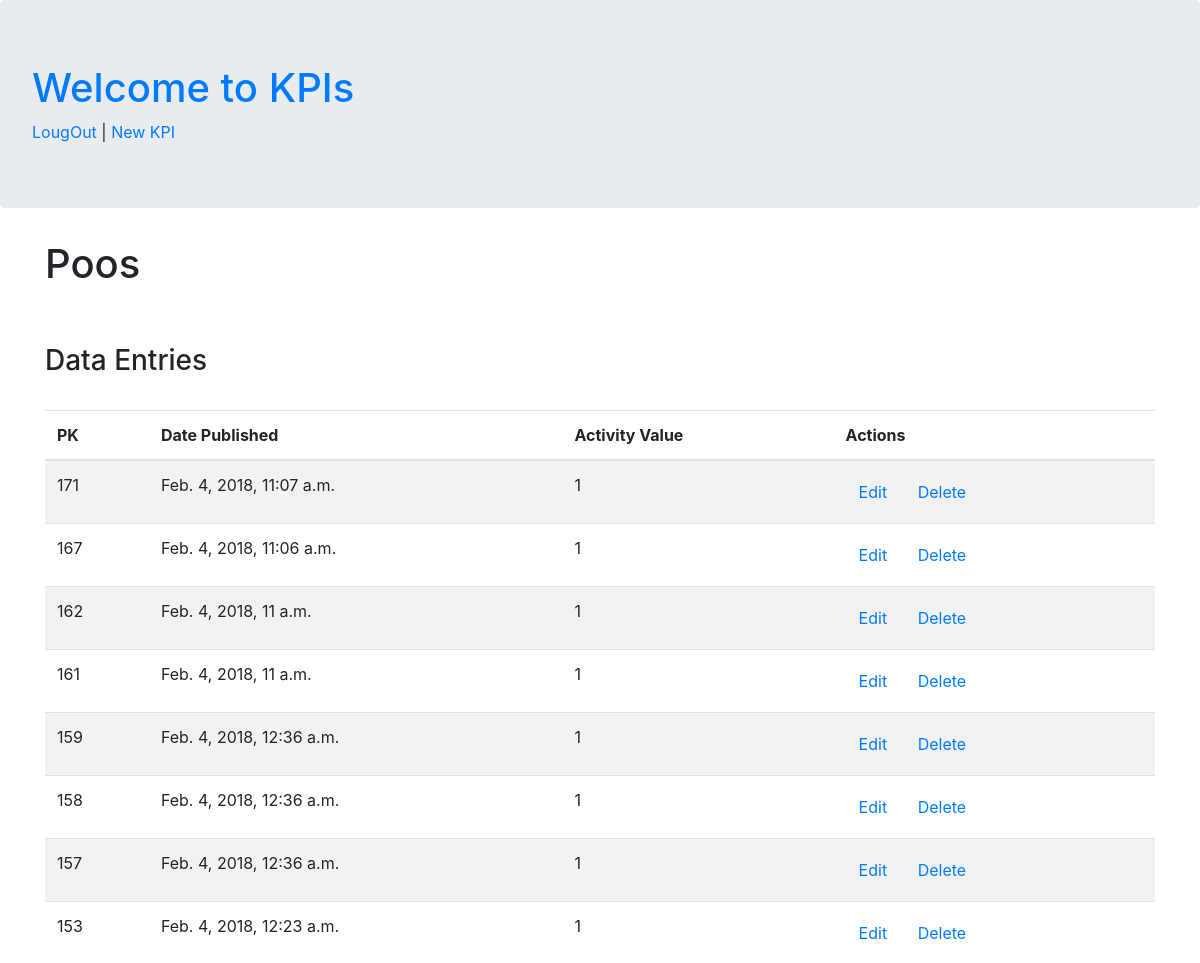
/kpis/2/ (signed in, upper part), run on an earlier commit of the app's database.
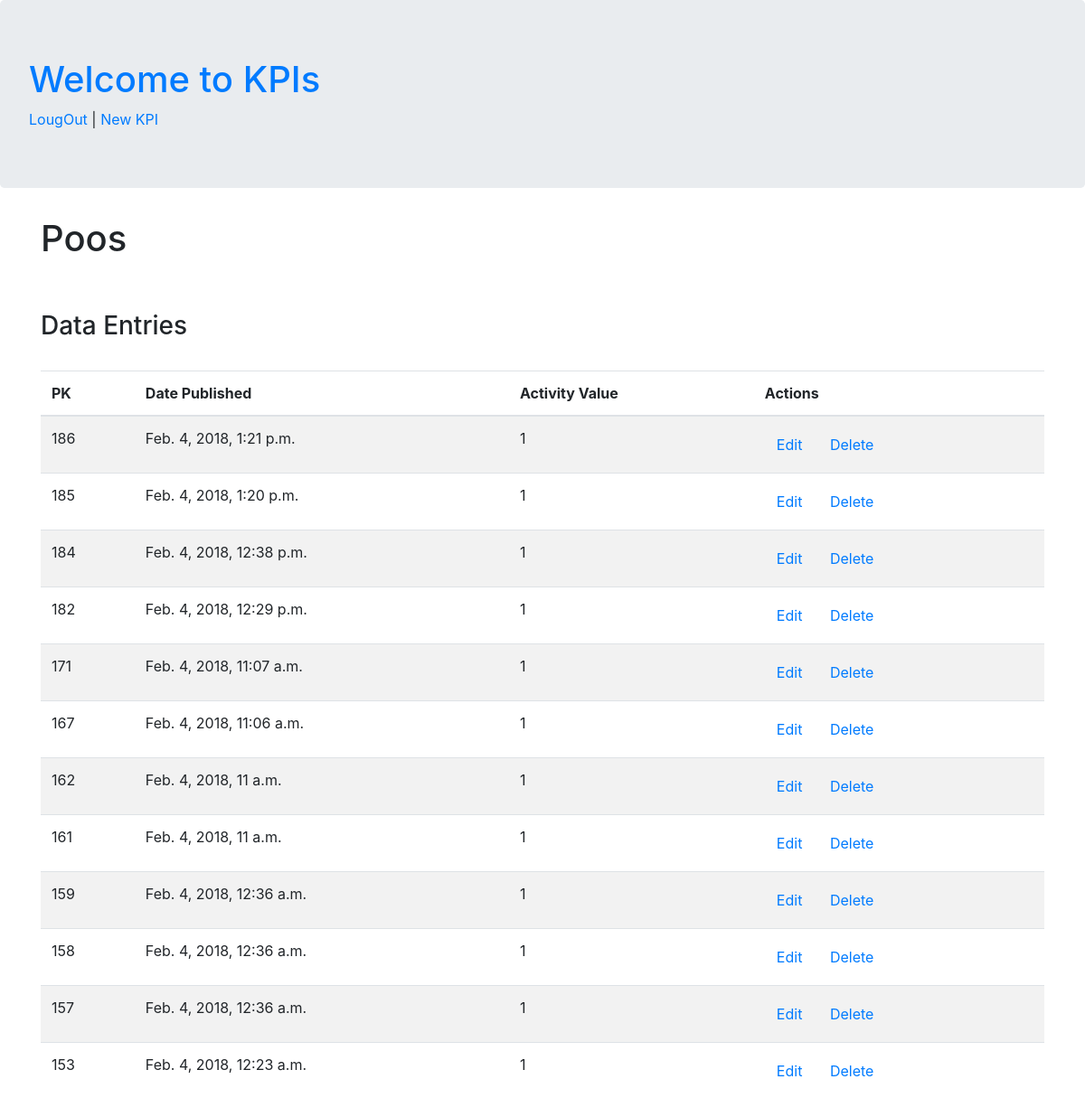
And on a later commit of the database.
### kpis/models.py (models this page shows)
class Activity(models.Model):
	activity_value = models.IntegerField(default = 1) # possibly default = 1,
	kpi = models.ForeignKey(KPI, on_delete = models.CASCADE, parent_link = True)
	datetime_logged = models.DateTimeField(default = timezone.now)

### kpis/views.py (the view)
# urls.py: path('kpis/<int:pk>/', views.kpi_detail, name = 'kpi_detail'),
@login_required
def kpi_detail(request, pk):
	kpi = get_object_or_404(KPI, pk = pk)
	activity_list = Activity.objects.filter(kpi_id = kpi.id).order_by('-datetime_logged')
	context = {
		'kpi' : kpi,
		'activity_list' : activity_list
	}
	return render(request, 'kpis/kpi_detail.html', context)

### kpis/templates/kpis/kpi_detail.html
{% extends 'kpis/base.html' %}
{% block content %}
<h1>{{ kpi.title }}</h1>
<br>
<br>
<h3>Data Entries</h3>
<br>
<div class="table-responsive">
	<table class="table table-striped">
		<thead>
			<tr>
				<th>PK</th>
				<th>Date Published</th>
				<th>Activity Value</th>
				<th>Actions</th>
			</tr>
		</thead>
		<tbody>
			{% for activity in activity_list %}
				<tr>
					<td>{{ activity.pk }}</td>
					<td>{{ activity.datetime_logged }}</td>
					<td>{{ activity.activity_value }}</td>
					<td><a href="" class="btn btn-default">Edit</a>
						<a href="" class="btn btn-default">Delete</a></td>
				</tr>
			{% endfor %}
		</tbody>
	</table>
</div>
{% endblock %}

What changed in the data, as far as the page shows it:
added Activity: pk "186", datetime_logged "Feb. 4, 2018, 1:21 p.m.", activity_value "1"
added Activity: pk "185", datetime_logged "Feb. 4, 2018, 1:20 p.m.", activity_value "1"
added Activity: pk "184", datetime_logged "Feb. 4, 2018, 12:38 p.m.", activity_value "1"
added Activity: pk "182", datetime_logged "Feb. 4, 2018, 12:29 p.m.", activity_value "1"
